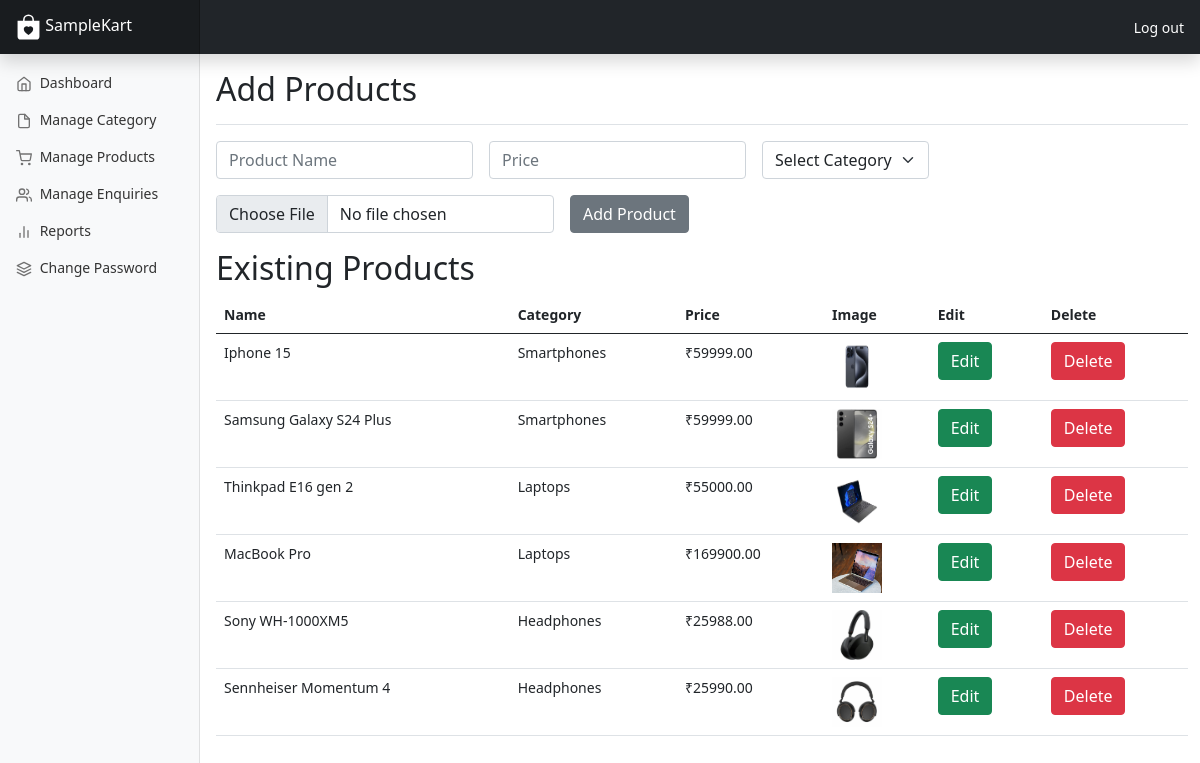
Before: /products/ with the older database file.
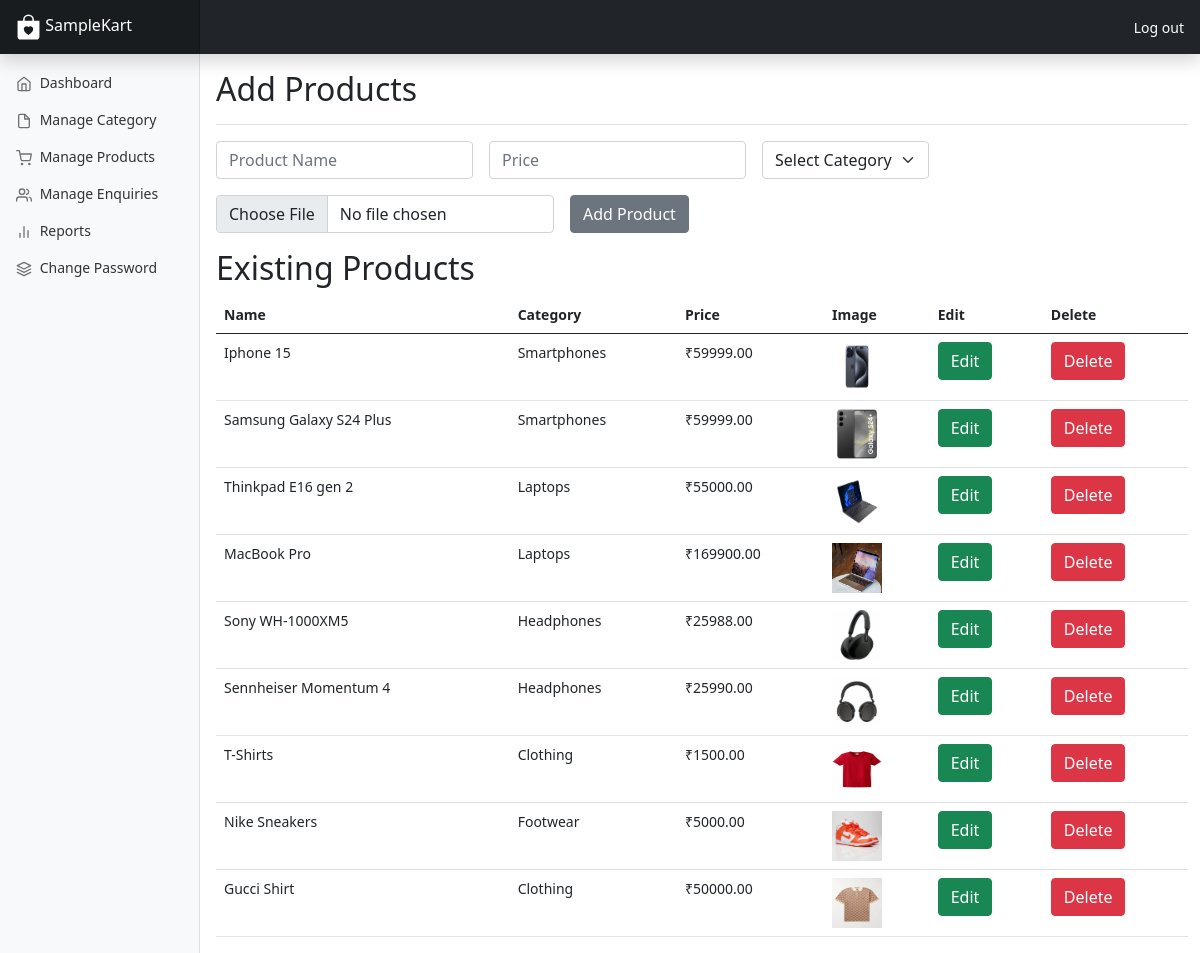
After: the same page with the newer database file.
### myapp/models.py (models this page shows, shortened)
class Product(models.Model):
    name=models.CharField(max_length=100,blank=False,null=False)
    price=models.DecimalField(max_digits=10,decimal_places=2,null=False,blank=False)
    image=models.ImageField(upload_to="product_images/",null=True,blank=True)
    category=models.ForeignKey(Category,on_delete=models.CASCADE,related_name="products")
    class Meta:
        verbose_name_plural="Products"

class Category(models.Model):
    category_name=models.CharField(max_length=100,blank=False,null=False)
    def __str__(self):
        return self.category_name
    class Meta:
        verbose_name_plural="Categories"

### myapp/views.py (the view, shortened to what this page needs)
# urls.py: path("products/",views.manage_products,name="manage_products"),
def manage_products(request):
    categories=Category.objects.all()
    products=Product.objects.all()
    return render(request,"manage_products.html",{
        "products": products,
        "categories": categories
    })

### myapp/templates/manage_products.html (shortened to what the changed rows need)
<!doctype html>
{% load static %}
<html lang="en">
    <head>
        <link href="{% static 'assets\dist\css\bootstrap.min.css' %}" rel="stylesheet">
        <link rel="stylesheet" href="{% static "css\index.css" %}">
        <link href="{% static "css\dashboard.css" %}" rel="stylesheet">
    </head>
<body>
<div class="container-fluid">
    <div class="row">
        <main class="col-md-9 ms-sm-auto col-lg-10 px-md-4">
            <div class="d-flex justify-content-between flex-wrap flex-md-nowrap align-items-center pt-3 pb-2 mb-3 border-bottom">
                <h1 class="h2">Add Products</h1>
            </div>
            <h2 class='mt-3'>Existing Products</h2>
                <table class="table">
                    <thead>
                      <tr>
                        <th scope="col">Name</th>
                        <th scope="col">Category</th>
                        <th scope="col">Price</th>
                        <th scope="col">Image</th>
                        <th scope='col'>Edit</th>
                        <th scope='col'>Delete</th>
                      </tr>
                    </thead>
                    <tbody>
                        {% for product in products %}
                      <tr>
                        <td>{{ product.name }}</td>
                        <td>{{ product.category }}</td>
                        <td>₹{{ product.price }}</td>
                        {% if product.image %}
                        <td><img src="{{ product.image.url }}" alt="{{ product.name }}" width="50" height='50'></td>
                        {% endif %}
                        <td><a href="{% url 'edit_product' product.id %}" class="btn btn-success">Edit</a></td>
                        <td><a href="{% url 'delete_product' product.id %}">
                            <button class='btn btn-danger'>Delete</button>
                        </a></td>
                      </tr>
                        {% endfor %}
                    </tbody>
                  </table>
        </main>
    </div>
</div>
</body>
</html>

Changed rows visible on the page:
added Product: name "T-Shirts", category "Clothing", price "1500.00", image (picture)
added Product: name "Nike Sneakers", category "Footwear", price "5000.00", image (picture)
added Product: name "Gucci Shirt", category "Clothing", price "50000.00", image (picture)
